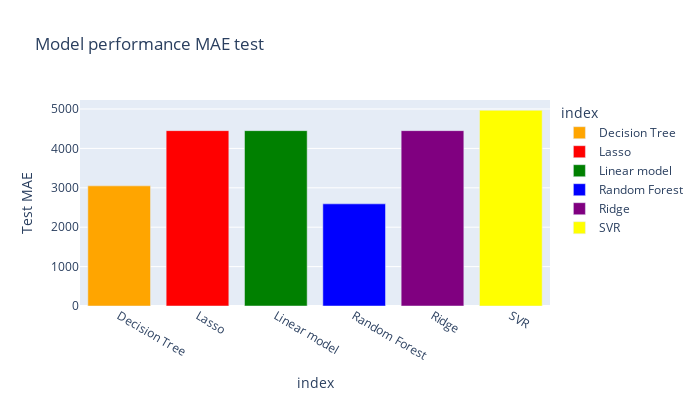

Write notebook code for a chart like this one.
### Code cell
px.bar(Model_Performance3, y =Model_Performance3['Test MAE'],
color_discrete_sequence=[
                 "orange", "red", "green", "blue", "purple","yellow"],
       title="Model performance MAE test",
       color = Model_Performance3.index, width =700, height=400)

### Figure 1 — Plotly figure (JSON) as saved in the notebook; plotly's stock layout.template omitted (floating-point values rounded to 4 significant figures)
{"data": [{"alignmentgroup": "True", "hovertemplate": "index=%{x}<br>Test MAE=%{y}<extra></extra>", "legendgroup": "Decision Tree", "marker": {"color": "orange", "pattern": {"shape": ""}}, "name": "Decision Tree", "offsetgroup": "Decision Tree", "orientation": "v", "showlegend": true, "textposition": "auto", "type": "bar", "x": ["Decision Tree"], "xaxis": "x", "y": [3049.0], "yaxis": "y"}, {"alignmentgroup": "True", "hovertemplate": "index=%{x}<br>Test MAE=%{y}<extra></extra>", "legendgroup": "Lasso", "marker": {"color": "red", "pattern": {"shape": ""}}, "name": "Lasso", "offsetgroup": "Lasso", "orientation": "v", "showlegend": true, "textposition": "auto", "type": "bar", "x": ["Lasso"], "xaxis": "x", "y": [4451.0], "yaxis": "y"}, {"alignmentgroup": "True", "hovertemplate": "index=%{x}<br>Test MAE=%{y}<extra></extra>", "legendgroup": "Linear model", "marker": {"color": "green", "pattern": {"shape": ""}}, "name": "Linear model", "offsetgroup": "Linear model", "orientation": "v", "showlegend": true, "textposition": "auto", "type": "bar", "x": ["Linear model"], "xaxis": "x", "y": [4451.0], "yaxis": "y"}, {"alignmentgroup": "True", "hovertemplate": "index=%{x}<br>Test MAE=%{y}<extra></extra>", "legendgroup": "Random Forest", "marker": {"color": "blue", "pattern": {"shape": ""}}, "name": "Random Forest", "offsetgroup": "Random Forest", "orientation": "v", "showlegend": true, "textposition": "auto", "type": "bar", "x": ["Random Forest"], "xaxis": "x", "y": [2593.0], "yaxis": "y"}, {"alignmentgroup": "True", "hovertemplate": "index=%{x}<br>Test MAE=%{y}<extra></extra>", "legendgroup": "Ridge", "marker": {"color": "purple", "pattern": {"shape": ""}}, "name": "Ridge", "offsetgroup": "Ridge", "orientation": "v", "showlegend": true, "textposition": "auto", "type": "bar", "x": ["Ridge"], "xaxis": "x", "y": [4451.0], "yaxis": "y"}, {"alignmentgroup": "True", "hovertemplate": "index=%{x}<br>Test MAE=%{y}<extra></extra>", "legendgroup": "SVR", "marker": {"color": "yellow", "pattern": {"shape": ""}}, "name": "SVR", "offsetgroup": "SVR", "orientation": "v", "showlegend": true, "textposition": "auto", "type": "bar", "x": ["SVR"], "xaxis": "x", "y": [4967.0], "yaxis": "y"}], "layout": {"barmode": "relative", "height": 400, "legend": {"title": {"text": "index"}, "tracegroupgap": 0}, "title": {"text": "Model performance MAE test"}, "width": 700, "xaxis": {"anchor": "y", "categoryarray": ["Decision Tree", "Lasso", "Linear model", "Random Forest", "Ridge", "SVR"], "categoryorder": "array", "domain": [0, 1], "title": {"text": "index"}}, "yaxis": {"anchor": "x", "domain": [0, 1], "title": {"text": "Test MAE"}}}}
